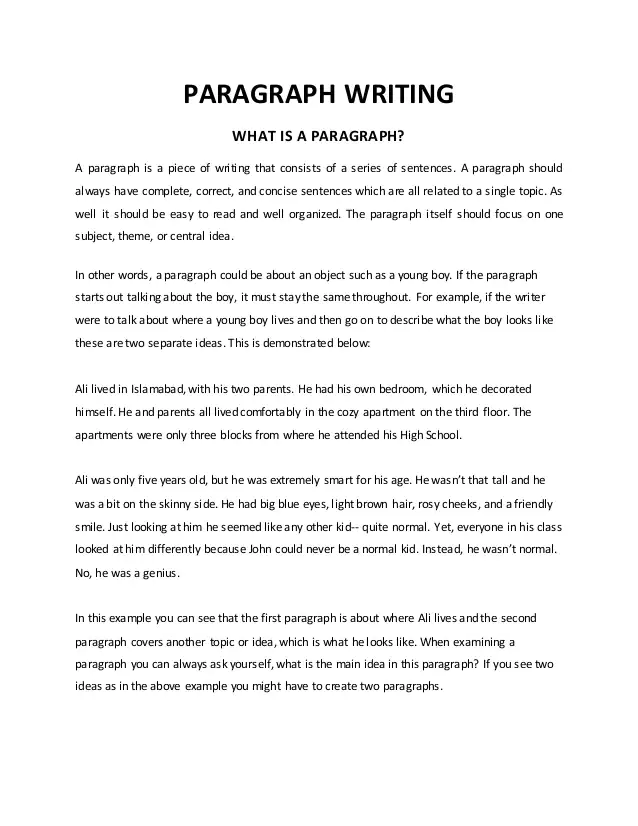
#> input picture 1.png, 638 x 826 px
$ python 'main (1).py'
#> lines starting #> are read from the running program, lines starting #| are printed output that depends on the picture; after the words box and inside, x2 and y2 are one past the last pixel; in counts of white or black regions, pixels touching at a corner belong together
import cv2
import numpy as np

# Load image, grayscale, Gaussian blur, Otsu's threshold
image = cv2.imread('1.png')
#> image is the input picture: shape (826, 638, 3); mean B, G, R 244.1, 244.1, 244.1
gray = cv2.cvtColor(image, cv2.COLOR_BGR2GRAY)
blur = cv2.GaussianBlur(gray, (7,7), 0)
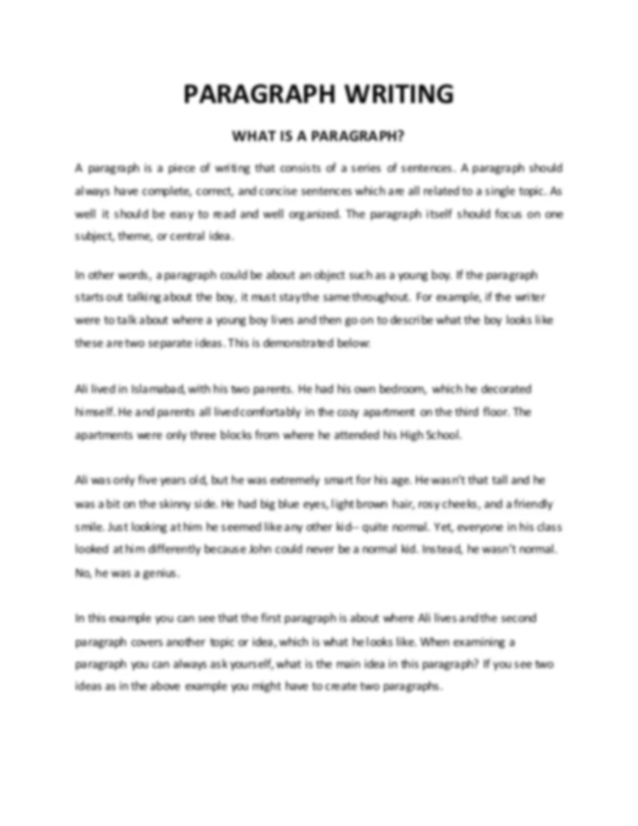
#> blur: shape (826, 638); min 15, max 255, mean 244.1
thresh = cv2.threshold(blur, 0, 255, cv2.THRESH_BINARY_INV + cv2.THRESH_OTSU)[1]
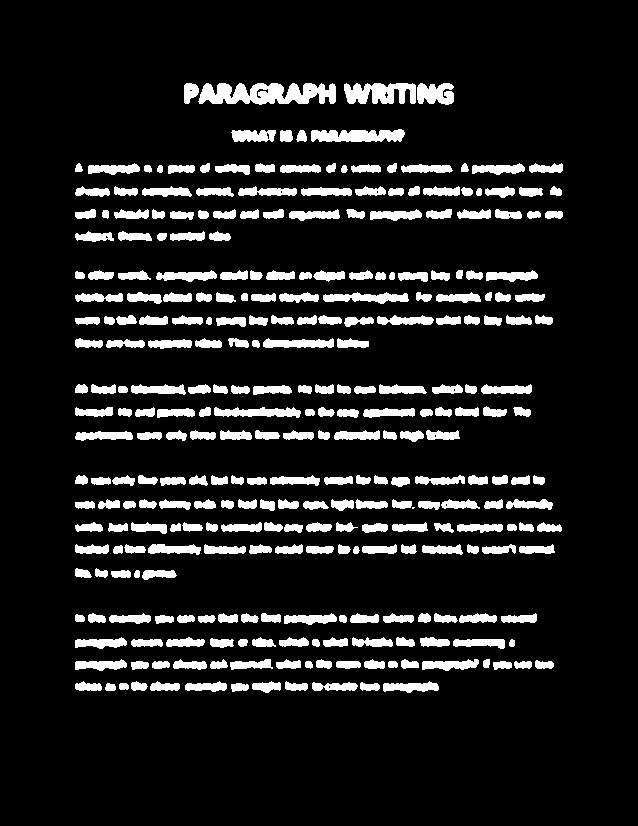
#> thresh: shape (826, 638); 11.4% white; 300 white regions (1 under 20 px), largest, box (x1, y1, x2, y2) and area: (198, 83, 336, 105) 2174, (344, 83, 416, 104) 1127, (311, 129, 405, 142) 979

# Create rectangular structuring element and dilate
kernel = cv2.getStructuringElement(cv2.MORPH_RECT, (5,5))
dilate = cv2.dilate(thresh, kernel, iterations=4)
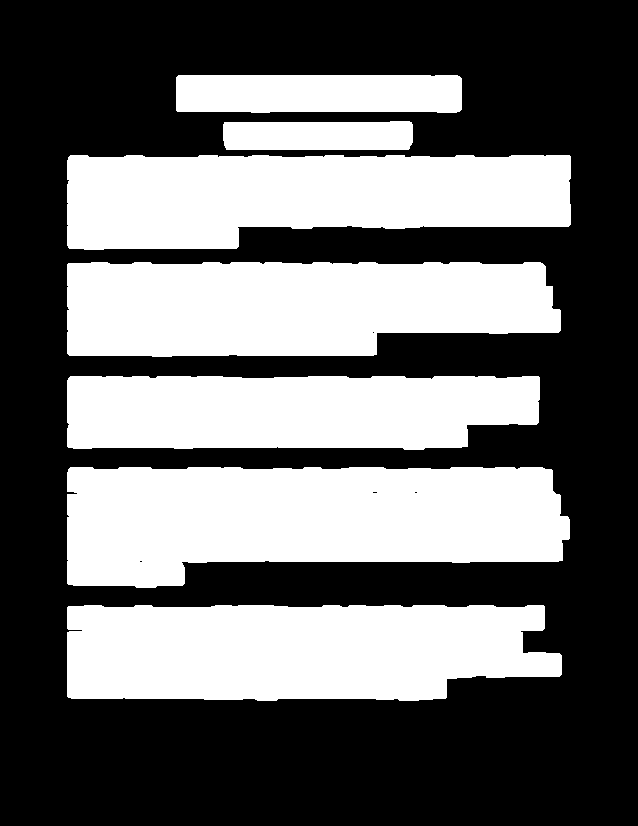
#> dilate: shape (826, 638); 41.9% white; 7 white regions


# Find contours, draw rectangle and numbering
cnts = cv2.findContours(dilate, cv2.RETR_EXTERNAL, cv2.CHAIN_APPROX_SIMPLE)
#> cnts = 7 contours; box (x1, y1, x2, y2) and area: (67, 467, 570, 588) 48780, (67, 605, 562, 701) 41812, (67, 262, 561, 357) 40610, (67, 155, 571, 250) 39034, (67, 376, 540, 450) 31582, (176, 75, 462, 113) 10285, (223, 121, 413, 150) 5092
cnts = cnts[0] if len(cnts) == 2 else cnts[1]
n =0
for c in cnts:
    n+=1
#> this loop made 7 passes
#> after the loop, n = 7
for c in cnts:
    x,y,w,h = cv2.boundingRect(c)
    cv2.rectangle(image, (x, y), (x + w, y + h), (36,255,12), 2)
    cv2.putText(image, str(n), (x,y), cv2.FONT_HERSHEY_COMPLEX, 1, (32, 158, 68), 1, cv2.LINE_AA)
    n-=1
#> this loop made 7 passes
#> (x, y, w, h, n) on passes 1 to 7: (67, 605, 495, 96, 6), (67, 467, 503, 121, 5), (67, 376, 473, 74, 4), (67, 262, 494, 95, 3), (67, 155, 504, 95, 2), (223, 121, 190, 29, 1), (176, 75, 286, 38, 0)
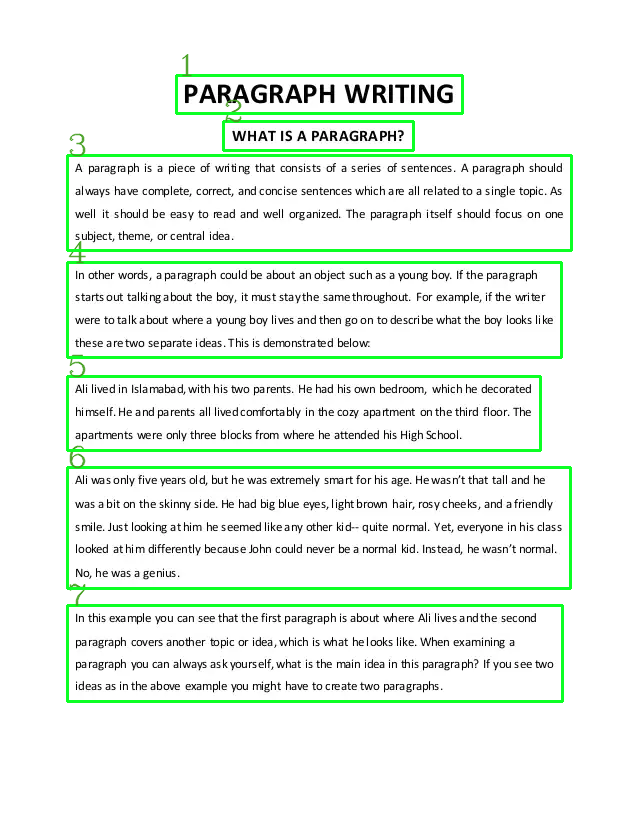
#> image: shape (826, 638, 3); 4.15% of pixels changed, all inside (x1, y1, x2, y2) = (66, 54, 573, 703)
#> after the loop, n = 0

cv2.imshow('thresh', thresh)
cv2.imshow('dilate', dilate)
cv2.imshow('image', image)
cv2.waitKey()

$ run again, with table1.png copied over 1.png
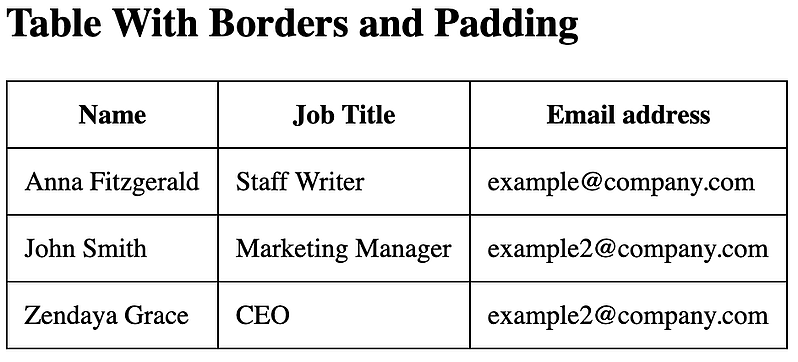
#> input picture table1.png, 798 x 362 px
#> image is the input picture: shape (362, 798, 3); min 0, max 255, mean 230.1
#> `thresh = cv2.threshold(blur, 0, 255, cv2.THRESH_BINARY_INV + cv2.THRES..`:
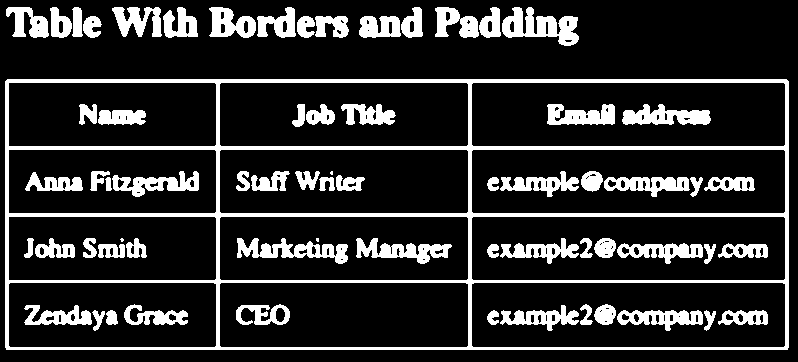
#> thresh: shape (362, 798); 17.7% white; 67 white regions (3 under 20 px), largest, box (x1, y1, x2, y2) and area: (5, 79, 789, 350) 18196, (502, 7, 579, 46) 1569, (237, 238, 348, 264) 1353
#> dilate: shape (362, 798); 66.6% white; 33 black regions (2 under 20 px)
#> cnts = 2 contours; box (x1, y1, x2, y2) and area: (0, 71, 797, 358) 227652, (0, 0, 587, 54) 24394
#> the loop `for c in cnts:` made 2 passes
#> n on passes 1 to 2: 1, 2
#> after the loop `for c in cnts:`: n = 2
#> the loop `for c in cnts:` made 2 passes
#> (x, y, w, h, n) on passes 1 to 2: (0, 71, 797, 287, 1), (0, 0, 587, 54, 0)
#> after the loop `for c in cnts:`:
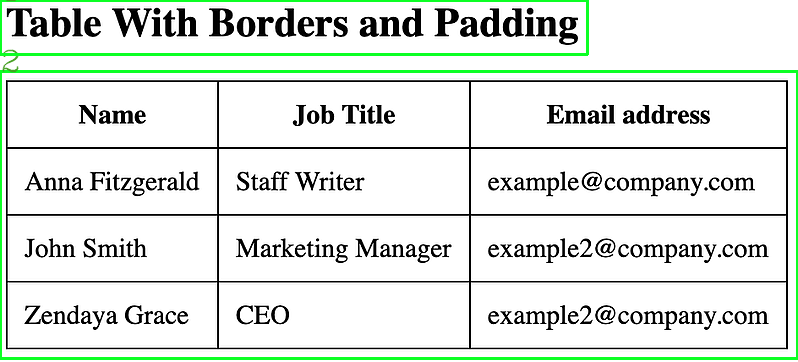
#> image: shape (362, 798, 3); 3.21% of pixels changed, all inside (x1, y1, x2, y2) = (0, 0, 798, 360)
#> after the loop `for c in cnts:`: n = 0

$ run again, with table3.png copied over 1.png
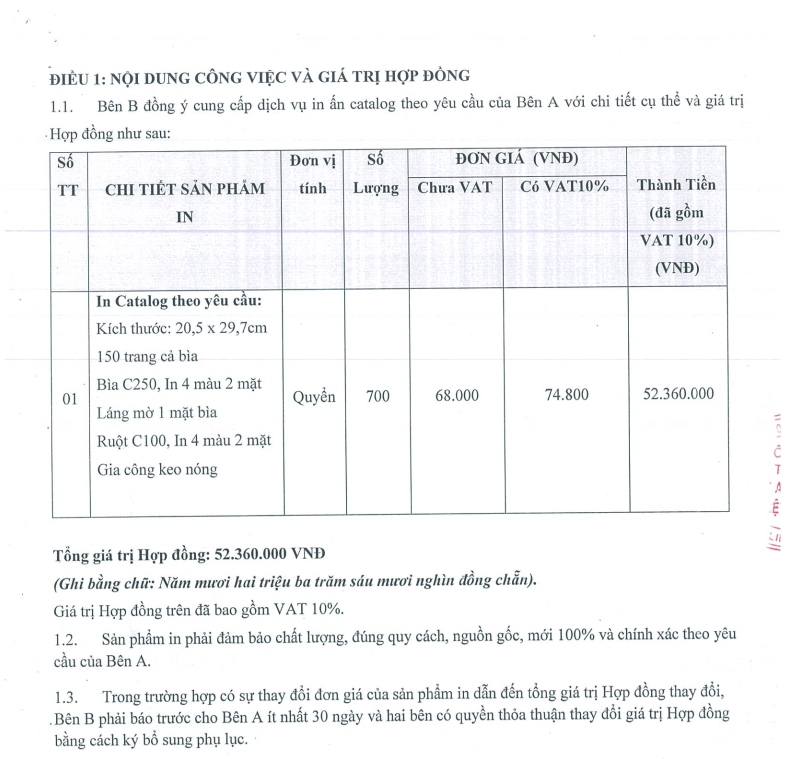
#> input picture table3.png, 786 x 759 px
#> image is the input picture: shape (759, 786, 3); mean B, G, R 246.5, 245.6, 244.9
#> `thresh = cv2.threshold(blur, 0, 255, cv2.THRESH_BINARY_INV + cv2.THRES..`:
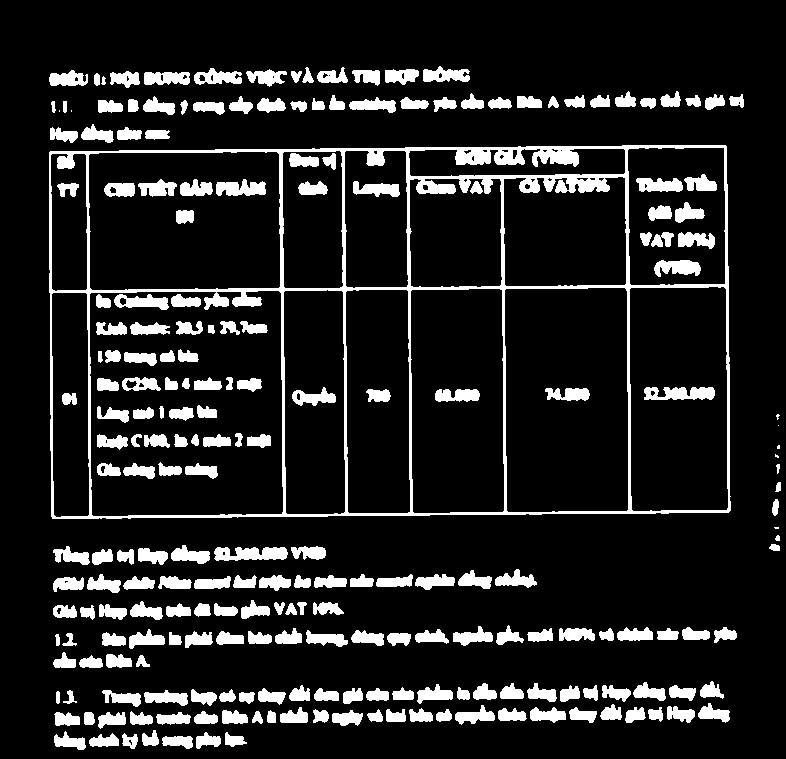
#> thresh: shape (759, 786); 13.1% white; 235 white regions (7 under 20 px), largest, box (x1, y1, x2, y2) and area: (49, 145, 731, 519) 19988, (214, 547, 288, 561) 799, (644, 387, 715, 400) 721
#> dilate: shape (759, 786); 47.8% white; 8 white regions
#> cnts = 5 contours; box (x1, y1, x2, y2) and area: (41, 58, 752, 527) 301632, (45, 537, 745, 676) 52936, (46, 673, 738, 758) 39244, (761, 437, 786, 559) 2358, (768, 406, 786, 434) 444
#> the loop `for c in cnts:` made 5 passes
#> after the loop `for c in cnts:`: n = 5
#> the loop `for c in cnts:` made 5 passes
#> (x, y, w, h, n) on passes 1 to 5: (46, 673, 692, 85, 4), (45, 537, 700, 139, 3), (761, 437, 25, 122, 2), (768, 406, 18, 28, 1), (41, 58, 711, 469, 0)
#> after the loop `for c in cnts:`:
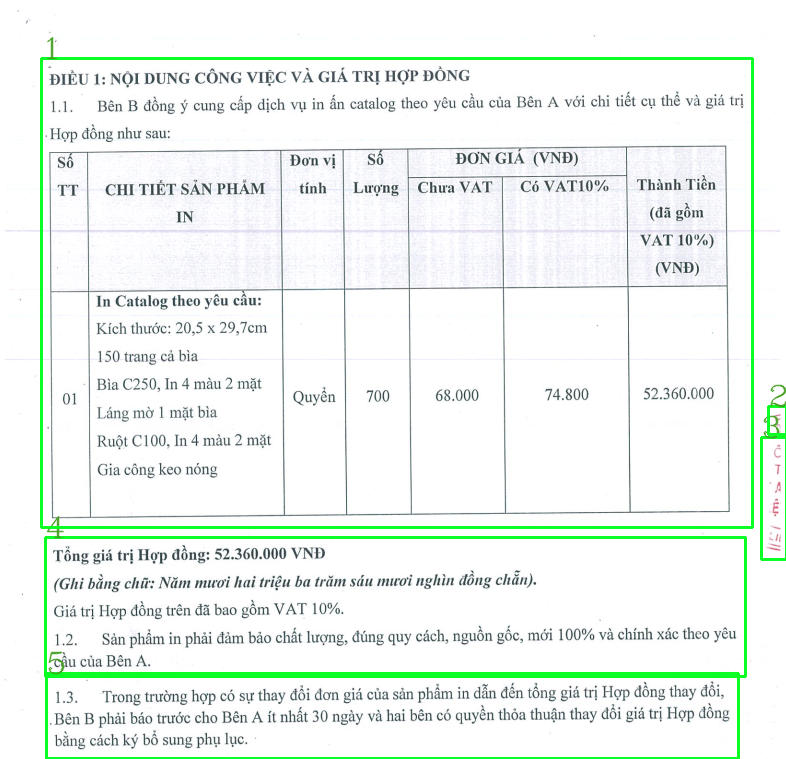
#> image: shape (759, 786, 3); 2.94% of pixels changed, all inside (x1, y1, x2, y2) = (40, 37, 786, 759)
#> after the loop `for c in cnts:`: n = 0
